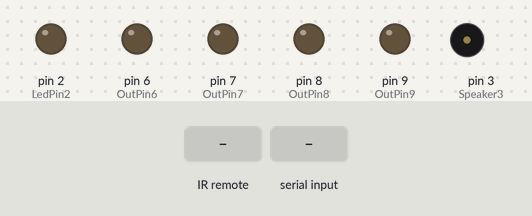
Recording of a sketch running on a simulated Arduino Uno, built with avr-gcc and run on an emulated ATmega328P. Parts: output pins drawn as LEDs (lit = HIGH), buzzer (waves = sounding, pin HIGH). The inputs (shaded band) are chosen by the test bench. What the sketch prints to the serial monitor is not drawn.

Above: at 1.2 s.
1.3 s: infrared code 0xFF18E7 received
At 1.4 s:
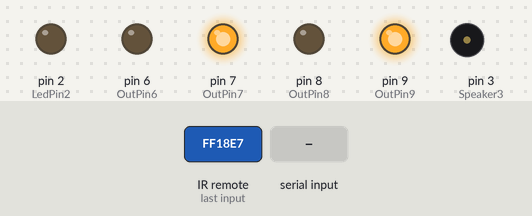
3.0 s: "2" received over Serial
At 3.4 s:
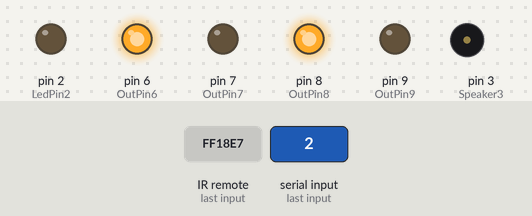
4.5 s: infrared code 0xFF5AA5 received
At 4.6 s:
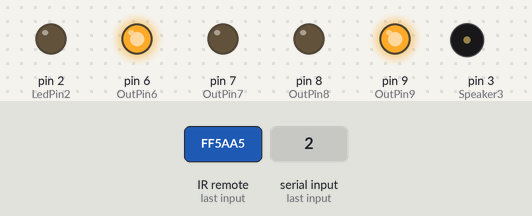
6.2 s: infrared code 0xFF10EF received
At 6.3 s:
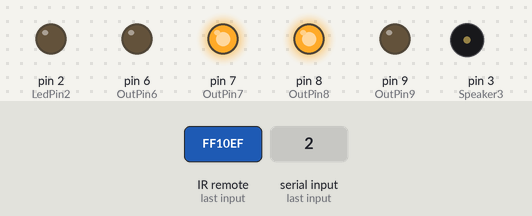
7.9 s: infrared code 0xFF4AB5 received
At 8.0 s:
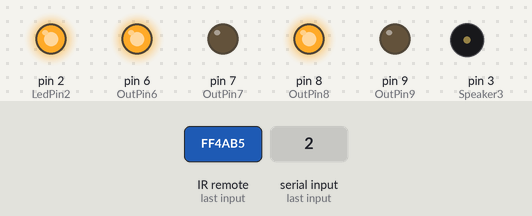
9.6 s: "1" received over Serial
At 10.9 s:
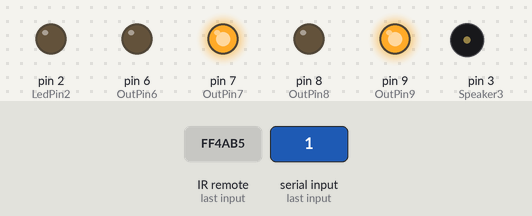
Timing chart, 0 to 12.1 s (numbered marks = the images above; inputs shaded):
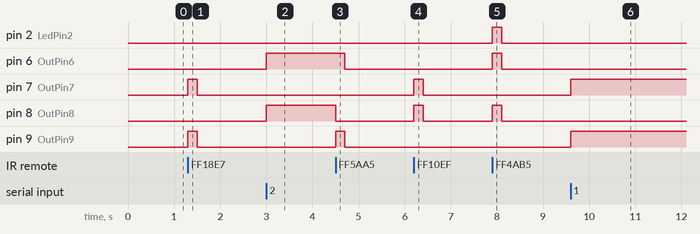

The sketch:

Moottorin_ohjaus_taydellinen.ino
```cpp
// Sisällytetään kirjastot
#include <IRremote.h>

// Määritellään funktiot ennen pääkoodia
void kaasu();
void kaannos_oikealle();
void kaannos_vasemmalle();
void pakki();
void tyhjakaynti();

// Määritellään muuttujat/vakiot
const int OutPin6 = 6;                          // Oikea rengas
const int OutPin7 = 7;
const int OutPin8 = 8;                          // Vasen rengas
const int OutPin9 = 9;
const int Speaker3 = 3;                         // Kaiutin amispoppia varten
const int LedPin2 = 2;


int Receiver_Pin = 11;                          // Määritetään IR vastaanottimen pinni paikka.
IRrecv irrecv(Receiver_Pin);                    // Käytetään kirjaston koodia IRrecv jolla pystytään vastaanottamaan & ja lukemaan koodi IR kaukosäätimestä.
decode_results results;                         // Tulkitsee vastaanotetun koodin.
unsigned long edellinen_koodi;                  // Muuttuja tietotyyppi edellistä koodia varten.


void setup()
{
  Serial.begin(9600);                           // Käynnistetään sarjamonitori (datanopeus bitteinä sekunnissa)

  pinMode(LedPin2, OUTPUT);                     // Valot

  pinMode(OutPin6, OUTPUT);                     // Määritellään moottorin pinnit ulostuloiksi.
  pinMode(OutPin7, OUTPUT);

  pinMode(OutPin8, OUTPUT);
  pinMode(OutPin9, OUTPUT);

  pinMode(Speaker3, OUTPUT);                    // Kaiutin

  irrecv.enableIRIn();                          // Käynnistää vastaanottimen
}

// Toisto silmukka
void loop()
{

  //Bluetooth
  if(Serial.available() > 0)
  {
    char data;
    data = Serial.read();
    Serial.write(Serial.read());

        switch (data)
        {

              case '1': // Kaasu
              digitalWrite (OutPin6, LOW);
              digitalWrite (OutPin7, HIGH);
              digitalWrite (OutPin8, LOW);
              digitalWrite (OutPin9, HIGH);
              break;

              case '2': //Pakki
              digitalWrite (OutPin6, HIGH);
              digitalWrite (OutPin7, LOW);
              digitalWrite (OutPin8, HIGH);
              digitalWrite (OutPin9, LOW);
              break;

              case '3': // Vasemmalle
              digitalWrite (OutPin6, LOW);
              digitalWrite (OutPin7, HIGH);
              digitalWrite (OutPin8, HIGH);
              digitalWrite (OutPin9, LOW);
              break;

              case '4': //Oikealle
              digitalWrite (OutPin6, HIGH);
              digitalWrite (OutPin7, LOW);
              digitalWrite (OutPin8, LOW);
              digitalWrite (OutPin9, HIGH);
              break;

              default: //Jos Bluetooth ei vastaanota mitään arvoa
              digitalWrite (OutPin6, LOW);
              digitalWrite (OutPin7, LOW);
              digitalWrite (OutPin8, LOW);
              digitalWrite (OutPin9, LOW);
        }
  }

  if (irrecv.decode(&results))                  // Jos vastaanotin saa tuloksen ->
  {
              Serial.println(results.value, HEX);         // Tulostaa sarjamonitoriin koodin arvon HEX-muodossa. (Heksadesimaali)
              irrecv.resume();                            // Palauttaa vastaanottimen ottamaan uutta koodia vastaan.


                  if(results.value == 0xFFFFFFFF)         // Jos tulos on FFFFFFFF...
                  {
                    results.value = edellinen_koodi;      // Menee funktioon -> edellinen_koodi()
                  }

                  // Kaasu
                  if (results.value == 0xFF18E7)          // Jos tulos on FF18E7...
                  {
                    kaasu();                              // Menee funktioon -> kaasu()
                  }

                  // Oikealle
                  if(results.value == 0xFF5AA5)           // Jos tulos on FF5AA5...
                  {
                    kaannos_oikealle();                   // Menee funktioon -> kaannos_oikealle()
                  }

                  // Vasemmalle
                  if(results.value == 0xFF10EF)           // Jos tulos on FF10EF...
                  {
                    kaannos_vasemmalle();                 // Menee funktioon -> kaannos_vasemmalle()
                  }

                  // Pakki
                  if(results.value == 0xFF4AB5)           // Jos tulos on FF4AB5...
                  {
                    pakki();                              // Menee funktioon -> pakki()
                  }

                  //Biisit
                  if(results.value == 0xFFE01F)
                  {

                  }


 }

}


// Määritellään funktion toiminnot.

void edellinen_koodi_f()
{
          edellinen_koodi = results.value;
}

void kaasu()
{
          edellinen_koodi_f();
          digitalWrite (OutPin6, LOW);
          digitalWrite (OutPin7, HIGH);
          digitalWrite (OutPin8, LOW);
          digitalWrite (OutPin9, HIGH);
          delay(200);
          digitalWrite (OutPin6, LOW);
          digitalWrite (OutPin7, LOW);
          digitalWrite (OutPin8, LOW);
          digitalWrite (OutPin9, LOW);
}

void kaannos_oikealle()
{
          edellinen_koodi_f();
          digitalWrite (OutPin6, HIGH);
          digitalWrite (OutPin7, LOW);
          digitalWrite (OutPin8, LOW);
          digitalWrite (OutPin9, HIGH);
          delay(200);
          digitalWrite (OutPin6, LOW);
          digitalWrite (OutPin7, LOW);
          digitalWrite (OutPin8, LOW);
          digitalWrite (OutPin9, LOW);
}

void kaannos_vasemmalle()
{
          edellinen_koodi_f();
          digitalWrite (OutPin6, LOW);
          digitalWrite (OutPin7, HIGH);
          digitalWrite (OutPin8, HIGH);
          digitalWrite (OutPin9, LOW);
          delay(200);
          digitalWrite (OutPin6, LOW);
          digitalWrite (OutPin7, LOW);
          digitalWrite (OutPin8, LOW);
          digitalWrite (OutPin9, LOW);
}

void pakki()
{
          edellinen_koodi_f();
          digitalWrite (OutPin6, HIGH);
          digitalWrite (OutPin7, LOW);
          digitalWrite (OutPin8, HIGH);
          digitalWrite (OutPin9, LOW);
          digitalWrite (LedPin2, HIGH);
          delay(200);
          digitalWrite (OutPin6, LOW);
          digitalWrite (OutPin7, LOW);
          digitalWrite (OutPin8, LOW);
          digitalWrite (OutPin9, LOW);
          digitalWrite (LedPin2, LOW);
}

void tyhjakaynti ()
{
          digitalWrite (OutPin6, LOW);
          digitalWrite (OutPin7, LOW);
          digitalWrite (OutPin8, LOW);
          digitalWrite (OutPin9, LOW);
}


// Biisit
```

Measured:
- after the input at 1.3 s, pin 7 (OutPin7), pin 9 (OutPin9): LOW → HIGH at once, → LOW 0.20 s later
- after the input at 3.0 s, pin 6 (OutPin6), pin 8 (OutPin8): LOW → HIGH at once
- after the input at 4.5 s, pin 6 (OutPin6): HIGH → LOW after 0.20 s; pin 8 (OutPin8): HIGH → LOW at once; pin 9 (OutPin9): LOW → HIGH at once, → LOW 0.20 s later
- after the input at 6.2 s, pin 7 (OutPin7), pin 8 (OutPin8): LOW → HIGH at once, → LOW 0.20 s later
- after the input at 7.9 s, pin 2 (LedPin2), pin 6 (OutPin6), pin 8 (OutPin8): LOW → HIGH at once, → LOW 0.20 s later
- after the input at 9.6 s, pin 7 (OutPin7), pin 9 (OutPin9): LOW → HIGH at once
